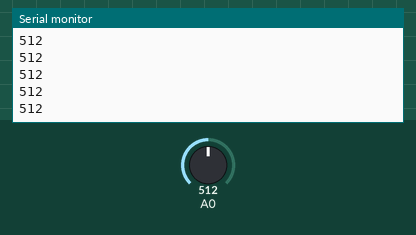
This sketch was run on a simulated Arduino Uno, built with avr-gcc and run on an emulated ATmega328P. Shown: the last lines printed to the serial monitor. The inputs (shaded band) are chosen by the test bench; at power-on: A0 = 512.

Above: at 1.2 s.
1.3 s: A0 set to 716
At 2.0 s:
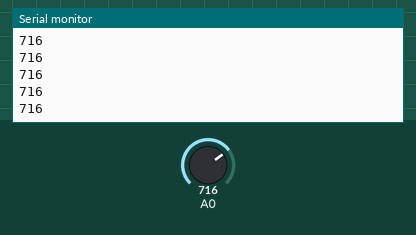
2.8 s: A0 set to 900
At 3.3 s:
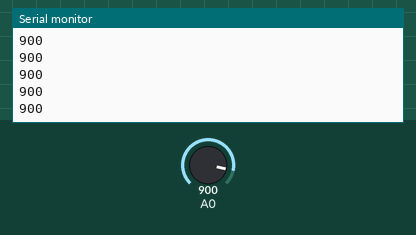
Timing chart, 0 to 5.8 s (numbered marks = the images above; inputs shaded):
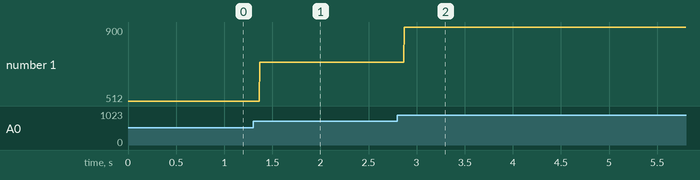

Measured:
- after the input at 1.3 s, the serial monitor: prints a new line after 0.07 s (image 1)
- after the input at 2.8 s, the serial monitor: prints a new line after 0.07 s (image 2)
- plotted number 1: 512 → 716 after the input at 1.3 s, 716 → 900 after the input at 2.8 s

The sketch:

MQ-7_Carbon_Monoxide_Gas_Sensor.ino
```cpp
void setup() {
  // initialize serial communication at 9600 bits per second:
  Serial.begin(9600);
}

// the loop routine runs over and over again forever:
void loop() {
  // read the input on analog pin 0:
  int sensorValue = analogRead(A0);
  // print out the value you read:
  Serial.println(sensorValue);
  delay(1);        // delay in between reads for stability
}
```
